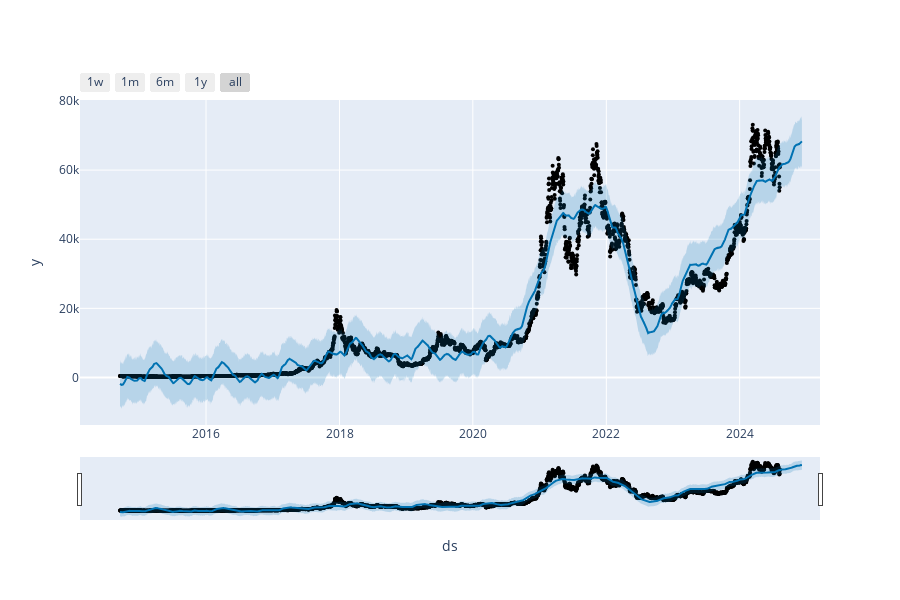

The code cell stored with this chart in its notebook:
### Code cell
# Graph 
plot_plotly(model, previsao)

### Figure 1 — Plotly figure (JSON) as saved in the notebook; plotly's stock layout.template omitted (floating-point values rounded to 4 significant figures; data arrays with more than 128 entries replaced by an {"elided": "..."} marker saying what was removed)
{"data": [{"marker": {"color": "black", "size": 4}, "mode": "markers", "name": "Actual", "type": "scatter", "x": {"elided": "3615 str values"}, "y": {"elided": "3615 float values"}}, {"hoverinfo": "skip", "line": {"width": 0}, "mode": "lines", "type": "scatter", "x": {"elided": "3735 str values"}, "y": {"elided": "3735 float values"}}, {"fill": "tonexty", "fillcolor": "rgba(0, 114, 178, 0.2)", "line": {"color": "#0072B2", "width": 2}, "mode": "lines", "name": "Predicted", "type": "scatter", "x": {"elided": "3735 str values"}, "y": {"elided": "3735 float values"}}, {"fill": "tonexty", "fillcolor": "rgba(0, 114, 178, 0.2)", "hoverinfo": "skip", "line": {"width": 0}, "mode": "lines", "type": "scatter", "x": {"elided": "3735 str values"}, "y": {"elided": "3735 float values"}}], "layout": {"height": 600, "showlegend": false, "width": 900, "xaxis": {"rangeselector": {"buttons": [{"count": 7, "label": "1w", "step": "day", "stepmode": "backward"}, {"count": 1, "label": "1m", "step": "month", "stepmode": "backward"}, {"count": 6, "label": "6m", "step": "month", "stepmode": "backward"}, {"count": 1, "label": "1y", "step": "year", "stepmode": "backward"}, {"step": "all"}]}, "rangeslider": {"visible": true}, "title": {"text": "ds"}, "type": "date"}, "yaxis": {"title": {"text": "y"}}}}
